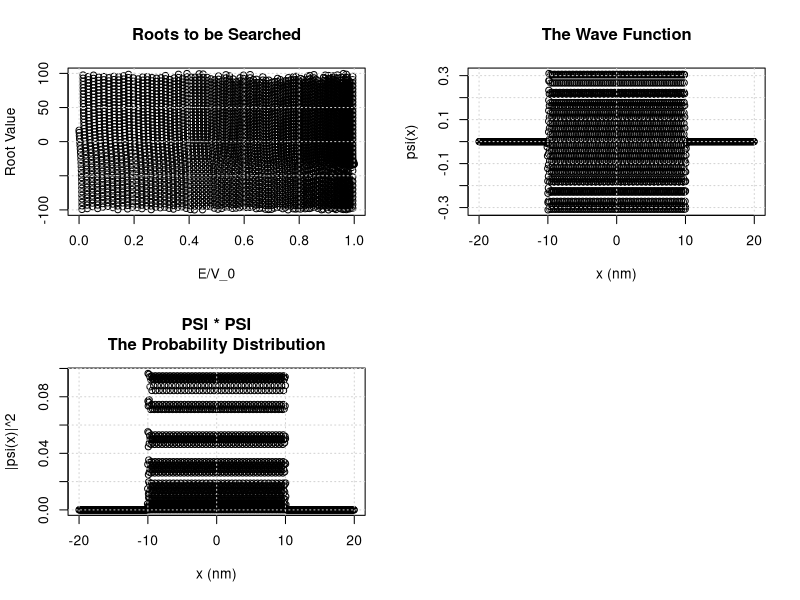

Reproduce this figure in R.
###############################################################################
# Author: 		Adam J Jaso, Jr
# Title:		Calculation of the Energy Levels of the Infinite Square Well in 1 Dimension
# Date:			12/05/2011
# Class:		PHYS 140 Computational Methods for Physicists
# Instructor:	Dr. Olencka Hubickyj
###############################################################################

start = Sys.time();
###############################################################################
# INPUTS
	# potential
	V0 = 40; #eV
	# well width
	a = 10; #nm
# END INPUTS
###############################################################################
# CONTROL VARIABLES
# search method
	search_method = 0;
	# bisection			0
	# newton-raphson	1
# search method  tolerance
	root_dx = 0.0001;
# outputprecision
	precision = 9;
# plot settings
	# search function
		# the cutoff point for calculated points
			fceil = 100;
		# the maximum allowed distance between two points
			# this value should be adjusted appropriately with the well depth and widths,
			# since it affects the resolution required to find smaller and smaller spaced roots
			maxdist = 4.9; 
		# the default dx interval
			defdx = .00001;
	# wave equation
		# maximum distance between plot points
			psi_maxdist = .05;
		# factor of the well width to be shown on either side of the origin
			psi_n = 2;
		# mode to be plotted
			psi_mode = 29;
# END CONTROL VARIABLES
###############################################################################
# CONSTANTS
	# m*c^2 (m = mass of the electron)
	mc2 = 0.511e6; #eV
	# hbar*c
	hbarc = 197.3; #eV * nm
	# 2*m/hbar^2
	twomhbar2 = 2 * mc2 / hbarc^2;
	K = twomhbar2 * V0;
# END CONSTANTS
###############################################################################
# FUNCTIONS
	# primary function
	f <- function(x,K,a) sqrt(K)*(sqrt(1-x)*tan(sqrt(K*(1-x))*a)-sqrt(x));

	# first derivative
	fp <- function(x,K,a) {
		z = 1-x;
		-sqrt(K)/2*(1/sqrt(z)*tan(sqrt(K*z)*a)+a*sqrt(K)*1/cos(sqrt(K*z)*a)^2+1/sqrt(x));
	}
	
	# second derivative
	fpp <- function(x,K,a) {
		A = -1/(2*z)*(1/sqrt(z)*tan(sqrt(K*z)*a)+a*sqrt(K)*1/cos(sqrt(K*z)*a)^2);
		B = -K*a^2*1/sqrt(z)*1/cos(sqrt(K*z)*a)^2*tan(sqrt(K*z)*a);
		C = -1/2*1/sqrt(x)^3;
		
		-sqrt(K)/2*(A+B+C);
	}
	
	# kappa constant calculation
	k <- function(E,twomhbarc) sqrt(twomhbarc)*sqrt(E);
	
	# L constant calculation
	el <- function(E,twomhbarc,V0) sqrt(twomhbarc)*sqrt(V0-E);
	
	# energy level constant calculation from the solution, x
	Energy <- function(V0,x) V0*x;
	
	# normalization constants
	normconst <- function(x,el,kappa,a) {
		D=(a+1/kappa*(sin(el*a)*cos(el*a)+cos(el*a)^2))^(-1/2);
		if(x < -a) {
			return(D*exp(kappa*a)*cos(el*a));
		} else if(x >= -a && x <= a) {
			return(D);
		} else if(x > a) {
			return(D*exp(kappa*a)*cos(el*a))
		} else {
			return(0);
		}
	}
	
	# dx calculator
	dx_calculator <- function(dp,yp) dp/sqrt(yp^2+1);
	
	# newton raphson dx
	nr_dx_calculator <- function(fx,fpx) {
		-fx/fpx;
	}
	
	# point distance calculator
	dist <- function(x1,y1,x2,y2) sqrt((x1-x2)^2 + (y1-y2)^2);
	
	# the wave function
	psi <- function(x,el,kappa,a) {
		const = normconst(x,el,kappa,a)
		if( x < -a) {
			return(const*exp(kappa*x))
		} else if(x >= -a && x <= a) {
			return(const*cos(el*x));
		} else if(x > a) {
			return(const*exp(kappa*-x));
		} else {
			return(0);
		}
	}
	
	# the wave function first derivative
	psip <- function(x,el,kappa,a) {
		if(x < -a) {
			return(kappa*psi(x,el,kappa,a));
		} else if(x >= -a && x <= a) {
			return(-el*normconst(x,el,kappa,a)*sin(el*x));
		} else if(x > a) {
			return(-kappa*psi(x,el,kappa,a));
		} else {
			return(0);
		}
	}
	
	# the probability distribution (psi*psi) first derivative
	psi2p <- function(x,el,kappa,a) {
		if(x < -a) {
			return(2*kappa*psi(x,el,kappa,a)^2);
		} else if(x >= -a && x <= a) {
			return(-2*el*normconst(x,el,kappa,a)^2*cos(el*x)*sin(el*x));
		} else if(x > a) {
			return(-2*kappa*psi(x,el,kappa,a)^2);
		} else {
			return(0);
		}
	}
	
	# the probability distribution (psi*psi) second derivative
	psi2pp <- function(x,el,kappa,a) {
		if(x < -a) {
			return(2*kappa*psi(x,el,kappa,a)^2);
		} else if(x >= -a && x <= a) {
			return(-2*el*normconst(x,el,kappa,a)^2*cos(el*x)*sin(el*x));
		} else if(x > a) {
			return(-2*kappa*psi(x,el,kappa,a)^2);
		} else {
			return(0);
		}
	}
	
	# midpoint calculator
	mid <- function(lo,hi) (lo+hi)/2;
# END FUNCTIONS
###############################################################################
# GENERATE PLOT
par(mfrow=c(2,2));
# initial values
	root_x=0;
	root_xs = c();
	root_fxs = c();
	intervals = c();
	root_fofx_1 = f(root_x,K,a);
	root_fpofx_1 = fp(root_x,K,a);
# end initial values

# stat variables
	# for dx stats
	root_dxsum = 0;
	root_dx2sum = 0;
	# for distance stats (distance between graphed points)
	root_distsum = 0;
	root_dist2sum = 0;
# end stat variables

# counter variables
	# iteration counter
	root_iter = 0;
	# plot point counter
	root_ptcounter = 0;
	root_droppeddist = 0;
	# domain pair counter;
	intervalcounter = 0;
# end counter variables

# analyze interval
	while(root_x < 1) {
		root_fofx = f(root_x,K,a);
		root_fpofx = fp(root_x,K,a);
		root_dxcalc = dx_calculator(maxdist,root_fpofx);
		
		if(abs(root_fofx) < fceil && abs(root_fpofx) < Inf) {
			root_xs = c(root_xs,root_x);
			root_fxs = c(root_fxs,root_fofx);
			root_ptcounter = root_ptcounter+1;
			cat("x = ",root_x,"\tdxcalc = ",root_dxcalc,"\tf(x) = ",f(root_x,K,a));
			
			if(root_ptcounter > 1) {
				distance = dist(root_xs[root_ptcounter-1],root_fxs[root_ptcounter-1],root_xs[root_ptcounter],root_fxs[root_ptcounter]);
				if(distance < maxdist+1) {
					cat("\tdist = ",distance);
					root_distsum = root_distsum + distance;
					root_dist2sum = root_dist2sum + distance^2;
					if(root_fofx_1 > 0 && root_fofx < 0) {
						intervals = c(intervals,root_xs[root_ptcounter-1],root_xs[root_ptcounter]);
					}
				} else {
					cat("\tf'(x) = ",root_fpofx);
					root_droppeddist = root_droppeddist+1;
				}
			}
			cat("\n");
			
			root_x = root_x+root_dxcalc;
			root_dxsum = root_dxsum+root_dxcalc;
			root_dx2sum = root_dx2sum = root_dx2sum+root_dxcalc^2;
			defdx = root_dxcalc;
		} else {
			root_x = root_x+defdx;
			root_dxsum = root_dxsum+defdx;
			root_dx2sum = root_dx2sum+defdx^2;
		}
		root_fofx_1 = root_fofx;
		root_iter = root_iter+1;
	}
	
	root_dxavg = root_dxsum/root_iter;
	root_dxstd = sqrt(root_dx2sum / root_iter - root_dxavg^2);
	root_distavg = root_distsum / (root_ptcounter-root_droppeddist-1);
	root_diststd = sqrt(root_dist2sum / (root_ptcounter-root_droppeddist-1) - root_distavg^2);
# end analyze interval

# plot
	plot(root_xs,root_fxs,main="Roots to be Searched",
			xlab="E/V_0", ylab="Root Value");
	grid();
	#title(main="main title", sub="sub-title",
	#		xlab="x-axis label", ylab="y-axis label") 
# end plot

# END GENERATE PLOT
###############################################################################
# ROOT SEARCH METHODS

E = c();
kappa = c();
L = c();

root_intervalsum = 0;
root_itersum = 0;
root_iter2sum = 0;
root_iterstd = 0;
root_iteravg = 0;
root_itercount = 0;
root_itermax = 0;
root_itermin = 1000000000;

# newton-raphson search method
if(search_method == 1) {
	
	cat("\nEnergy Levels of the Finite Square Well (V0 =",V0,"eV  and  a =",a,"nm)\n");
	for(i in 1:(length(intervals)/2)) {
		root_intervalsum = root_intervalsum + intervals[2*i] - intervals[2*i-1];
		root_min = intervals[2*i-1];
		root_max = intervals[2*i];
		
		root_x = root_min;
		root_iter = 0;
		
		# error management
		root_x_1 = root_x;
		root_errorcount = 0;
		root_maxerrorcount = 10;
		root_errorlist = c();
		root_erroryes = 0;
		# yes		1
		# no		0
		
		while(abs(f(root_x,K,a)) > root_dx) {
			root_nr_dx =  nr_dx_calculator(f(root_x,K,a),fp(root_x,K,a));
			if(root_x+root_nr_dx < root_max) {
				root_x = root_x + root_nr_dx;
			} else {
				root_x = root_max;
			}
			
			root_iter = root_iter+1;
			
			if(root_x_1 == root_x) {
				root_errorcount = root_errorcount+1;
				if(root_errorcount > root_maxerrorcount) {
					root_errorlist = c(root_errorlist,i);
					root_erroryes = 1;
					root_errorcount = 0;
					break;
				}
			}
			root_x_1 = root_x;
		}
		
		# calculate results
		E = c(E,Energy(root_x,V0));
		kappa = c(kappa,k(E[i],twomhbar2));
		L = c(L,el(E[i],twomhbar2,V0));
		
		# solution output
		cat("\tLevel ",length(intervals)/2-i,"\tx  = ",format(root_x,digits=precision),"\tE = ",format(-E[i],digits=precision)," +/- ",V0*root_dx," eV\titer = ",root_iter,"\tkappa = ",kappa[i],"\tL = ",L[i]);
		if(root_erroryes == 1) {
			cat("\tWARNING: THE ZERO MAY NOT HAVE BEEN FOUND EXACTLY!");
			root_erroryes = 0;
		}
		
		# iteration statistics
		root_itersum = root_itersum + root_iter;
		root_iter2sum = root_iter2sum + root_iter^2;
		root_itercount = root_itercount + 1;
		
		if(root_iter > root_itermax) {
			root_itermax = root_iter;
		}
		if(root_iter < root_itermin) {
			root_itermin = root_iter;
		}
		
		
		if(root_itercount != 0) {
			root_iteravg = root_itersum / root_itercount;
			root_iterstd = sqrt(root_iter2sum / root_itercount - root_iteravg^2);
		}
		
		cat("\n");
	}
}
# end newton-raphson search method

# bisection search method
if(search_method == 0) {
	
	cat("\nEnergy Levels of the Finite Square Well (V0 =",V0,"eV  and  a =",a,"nm)\n");
	for(i in 1:(length(intervals)/2)) {
		root_intervalsum = root_intervalsum + intervals[2*i] - intervals[2*i-1];
		root_xlo = intervals[2*i-1];
		root_xhi = intervals[2*i];
		root_xmid = mid(root_xlo,root_xhi);
		root_x = root_xmid;
		root_iter = 0;
		
		# error management
		root_x_1 = root_x;
		root_errorcount = 0;
		root_maxerrorcount = 10;
		root_errorlist = c();
		root_erroryes = 0;
			# yes		1
			# no		0
		
		while(abs(f(root_x,K,a) ) > root_dx) {
			if(f(root_xlo,K,a) * f(root_xmid,K,a) < 0) {
				root_xhi = root_xmid;
				root_xmid = mid(root_xlo,root_xhi);
				root_x = root_xmid;
			} else if(f(root_xhi,K,a) * f(root_xmid,K,a) < 0) {
				root_xlo = root_xmid;
				root_xmid = mid(root_xlo,root_xhi);
				root_x = root_xmid;
			} else if(f(root_xhi,K,a) == 0) {
				root_x = root_xhi;
				break;
			} else if(f(root_xmid,K,a) == 0) {
				root_x = root_xmid;
				break;
			} else if(f(root_xlo,K,a) == 0) {
				root_x = root_xlo;
				break;
			}
			root_iter = root_iter+1;
			
			if(root_x_1 == root_x) {
				root_errorcount = root_errorcount+1;
				if(root_errorcount > root_maxerrorcount) {
					root_errorlist = c(root_errorlist,i);
					root_erroryes = 1;
					root_errorcount = 0;
					break;
				}
			}
			root_x_1 = root_x;
		}
		
		# calculate results
		E = c(E,Energy(root_x,V0));
		kappa = c(kappa,k(E[i],twomhbar2));
		L = c(L,el(E[i],twomhbar2,V0));
		
		# solution output
		cat("\tLevel ",length(intervals)/2-i,"\tx  = ",format(root_x,digits=precision),"\tE = ",format(-E[i],digits=precision)," +/- ",V0*root_dx," eV\titer = ",root_iter,"\tkappa = ",kappa[i],"\tL = ",L[i]);
		if(root_erroryes == 1) {
			cat("\tWARNING: THE ZERO MAY NOT HAVE BEEN FOUND EXACTLY!");
			root_erroryes = 0;
		}
		
		# iteration statistics
		root_itersum = root_itersum + root_iter;
		root_iter2sum = root_iter2sum + root_iter^2;
		root_itercount = root_itercount + 1;
		
		if(root_iter > root_itermax) {
			root_itermax = root_iter;
		}
		if(root_iter < root_itermin) {
			root_itermin = root_iter;
		}
		
		
		if(root_itercount != 0) {
			root_iteravg = root_itersum / root_itercount;
			root_iterstd = sqrt(root_iter2sum / root_itercount - root_iteravg^2);
		}
		
		cat("\n");
	}
	
}
# end bisection search method
# END ROOT SEARCH METHODS
###############################################################################
# WAVE EQUATION PLOT
#psi_maxdist = .0125;
#psi_n = 3;
psi_x = -psi_n*a;
psi_xs = c();
psi_psis = c();
psi_max = c();
psi_min = c();
psi_iter = 0;
#for(i in 1:length(E)) {
#psi_i = 1;
	while(psi_x < psi_n*a) {
		psi_xs = c(psi_xs,psi_x);
		psi_psis = c(psi_psis,psi(psi_x,L[psi_mode],kappa[psi_mode],a));
		#cat(dx_calculator(psi_maxdist,psip(psi_x,L[psi_mode],kappa[psi_mode],a)),"\n");
		psi_x = psi_x + dx_calculator(psi_maxdist,psip(psi_x,L[psi_mode],kappa[psi_mode],a));
		psi_iter = psi_iter+1;
		
		if(length(psi_xs) > 1) {
			psi_psi2p = psi2p(psi_xs[psi_iter],L[psi_mode],kappa[psi_mode],a);
			psi_psi2p_1 = psi2p(psi_xs[psi_iter-1],L[psi_mode],kappa[psi_mode],a);
			if(psi_psi2p < 0 && psi_psi2p_1 > 0) {
				psi_max = c(psi_max,psi_xs[psi_iter-1],psi_xs[psi_iter]);
				#cat("psi_intervals = ",psi_xs[psi_iter-1]," -> ",psi_xs[psi_iter]," max\n");
			} else if(psi_psi2p > 0 && psi_psi2p_1 < 0) {
				psi_min = c(psi_min,psi_xs[psi_iter-1],psi_xs[psi_iter]);
				#cat("psi_intervals = ",psi_xs[psi_iter-1]," -> ",psi_xs[psi_iter]," min\n");
			}
		}
	}
	
	plot(psi_xs,psi_psis,main="The Wave Function",
			xlab="x (nm)", ylab="psi(x)");
	grid();
#}
# END WAVE EQUATION PLOT
###############################################################################
# PSI * PSI PLOT
psi_psis2 = c();
for(i in 1:length(psi_xs)) {
	psi_psis2 = c(psi_psis2,psi_psis[i]^2);
}
plot(psi_xs,psi_psis2,main="PSI * PSI\nThe Probability Distribution",
		xlab="x (nm)", ylab="|psi(x)|^2");
grid();
# END PSI * PSI PLOT
###############################################################################
# PSI * PSI: MAXIMUM AND MINIMUM PROBABILITIES
cat("Root Search of PSI * PSI ****************************************\n");
cat("\tMaxima: mode =",psi_mode,"\n");

# newton-raphson search method
if(search_method == 1) {
	for(i in 1:(length(psi_max)/2)) {
		psimm_min = psi_max[2*i-1];
		psimm_max = psi_max[2*i];
		psimm_x = psimm_min;
		psimm_psi2p_x = psi2p(psimm_x,L[psi_mode],kappa[psi_mode],a);
		
		while(abs(psi2p(psimm_x,L[psi_mode],kappa[psi_mode],a)) > root_dx) {
			psimm_nr_dx =  nr_dx_calculator(psi(psimm_x,L[psi_mode],kappa[psi_mode],a)^2,psi2p(psimm_x,L[psi_mode],kappa[psi_mode],a));
			if(psimm_x+psimm_nr_dx < psimm_max) {
				psimm_x = psimm_x + psimm_nr_dx;
			} else {
				psimm_x = psimm_max;
			}
		}
		cat("\t\tpsi * psi max = ",psi(psimm_x,L[psi_mode],kappa[psi_mode],a)^2,"\tx = ",psimm_x,"\n");
	}
	cat("\tMinima: mode =",psi_mode,"\n");
	if(length(psi_min) > 1)
	for(i in 1:(length(psi_min)/2)) {
		psimm_min = psi_min[2*i-1];
		psimm_max = psi_min[2*i];
		psimm_x = psimm_min;
		psimm_psi2p_x = psi2p(psimm_x,L[psi_mode],kappa[psi_mode],a);
		
		while(abs(psi2p(psimm_x,L[psi_mode],kappa[psi_mode],a)) > root_dx) {
			psimm_nr_dx =  nr_dx_calculator(psi(psimm_x,L[psi_mode],kappa[psi_mode],a)^2,psi2p(psimm_x,L[psi_mode],kappa[psi_mode],a));
			if(psimm_x+psimm_nr_dx < psimm_max) {
				psimm_x = psimm_x + psimm_nr_dx;
			} else {
				psimm_x = psimm_max;
			}
		}
	}
}
# end newton-raphson search method

# bisection search method
if(search_method == 0) {
	for(i in 1:(length(psi_max)/2)) {
		psimm_xlo = psi_max[2*i-1];
		psimm_xhi = psi_max[2*i];
		psimm_xmid = mid(psimm_xlo,psimm_xhi);
		psimm_x = psimm_xmid;
		psimm_psi2p_xhi = psi2p(psimm_xhi,L[psi_mode],kappa[psi_mode],a);
		
		while(abs(psi2p(psimm_xhi,L[psi_mode],kappa[psi_mode],a)) > root_dx) {
			if(psi2p(psimm_xlo,L[psi_mode],kappa[psi_mode],a) * psi2p(psimm_xmid,L[psi_mode],kappa[psi_mode],a) < 0) {
				psimm_xhi = psimm_xmid;
				psimm_xmid = mid(psimm_xlo,psimm_xhi);
				psimm_x = psimm_xmid;
			} else if(psi2p(psimm_xhi,L[psi_mode],kappa[psi_mode],a) * psi2p(psimm_xmid,L[psi_mode],kappa[psi_mode],a) < 0) {
				psimm_xlo = psimm_xmid;
				psimm_xmid = mid(psimm_xlo,psimm_xhi);
				psimm_x = psimm_xmid;
			} else if(psi2p(psimm_xhi,L[psi_mode],kappa[psi_mode],a) == 0) {
				psimm_x = psimm_xhi;
				break;
			} else if(psi2p(psimm_xmid,L[psi_mode],kappa[psi_mode],a) == 0) {
				psimm_x = psimm_xmid;
				break;
			} else if(psi2p(psimm_xlo,L[psi_mode],kappa[psi_mode],a) == 0) {
				psimm_x = psimm_xlo;
				break;
			}
		}
		cat("\t\tpsi * psi max = ",psi(psimm_x,L[psi_mode],kappa[psi_mode],a)^2,"\tx = ",psimm_x,"\n");
	}
	cat("\tMinima: mode =",psi_mode,"\n");
	if(length(psi_min) > 1)
	for(i in 1:(length(psi_min)/2)) {
		psimm_xlo = psi_min[2*i-1];
		psimm_xhi = psi_min[2*i];
		psimm_xmid = mid(psimm_xlo,psimm_xhi);
		psimm_x = psimm_xmid;
		psimm_psi2p_xhi = psi2p(psimm_xhi,L[psi_mode],kappa[psi_mode],a);
		
		while(abs(psi2p(psimm_xhi,L[psi_mode],kappa[psi_mode],a)) > root_dx) {
			if(psi2p(psimm_xlo,L[psi_mode],kappa[psi_mode],a) * psi2p(psimm_xmid,L[psi_mode],kappa[psi_mode],a) < 0) {
				psimm_xhi = psimm_xmid;
				psimm_xmid = mid(psimm_xlo,psimm_xhi);
				psimm_x = psimm_xmid;
			} else if(psi2p(psimm_xhi,L[psi_mode],kappa[psi_mode],a) * psi2p(psimm_xmid,L[psi_mode],kappa[psi_mode],a) < 0) {
				psimm_xlo = psimm_xmid;
				psimm_xmid = mid(psimm_xlo,psimm_xhi);
				psimm_x = psimm_xmid;
			} else if(psi2p(psimm_xhi,L[psi_mode],kappa[psi_mode],a) == 0) {
				psimm_x = psimm_xhi;
				break;
			} else if(psi2p(psimm_xmid,L[psi_mode],kappa[psi_mode],a) == 0) {
				psimm_x = psimm_xmid;
				break;
			} else if(psi2p(psimm_xlo,L[psi_mode],kappa[psi_mode],a) == 0) {
				psimm_x = psimm_xlo;
				break;
			}
		}
		cat("\t\tpsi * psi min = ",psi(psimm_x,L[psi_mode],kappa[psi_mode],a)^2,"\tx = ",psimm_x,"\n");
	}
}
# end bisection search method
# END PSI * PSI: MAXIMUM AND MINIMUM PROBABILITIES
###############################################################################
# DISPLAY STATS
# root plot stats
	cat("Root Search Plot Statistics ********************************************\n");
	cat("\tdx avg =\t",root_dxavg," +/- ",root_dxstd,"\n");
	cat("\tdist avg =\t",root_distavg," +/- ",root_diststd,"\n");
	cat("\tmaxdist =\t",maxdist,"\n");
	cat("\t# points =\t",root_ptcounter,"\n");
# end root plot stats

# bisection stats
	search_method_name = "Search Method";
	if(search_method == 0) {
		search_method_name = "Bisection ";
	} else if(search_method == 1) {
		search_method_name = "Newton-Raphson "
	}

	cat(search_method_name,"Statistics ***************************************\n")
	cat("\t",search_method_name,"iteration avg =\t",root_iteravg,"+/-",root_iterstd,"\n");
	cat("\t",search_method_name,"total iterations = ",root_itersum,"\n");
	cat("\t",search_method_name,"max iterations = ",root_itermax,"\n");
	cat("\t",search_method_name,"min iterations = ",root_itermin,"\n");
	cat("\t",search_method_name,"avg interval   = ",root_intervalsum/root_itercount,"\n");
	cat("\t# of energy levels       = ",length(intervals)/2,"\n");
# end bisection stats
# END DISPLAY STATS
cat(Sys.time()-start,"s\n");
###############################################################################
# TEST
#cat("test\n");
#cat("K = ",K,"\na = ",a,"\n");
#cat("f (",.1,") = ",f(.1,K,a),"\n");
#cat("f'(",.1,") = ",fp(.1,K,a),"\n");
